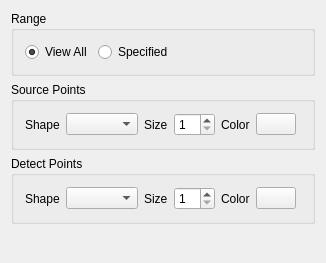
<?xml version="1.0" encoding="UTF-8"?>
<ui version="4.0">
 <class>CXPagePreStackGatherVis</class>
 <widget class="CXBasePropertyPage" name="CXPagePreStackGatherVis">
  <property name="geometry">
   <rect>
    <x>0</x>
    <y>0</y>
    <width>326</width>
    <height>263</height>
   </rect>
  </property>
  <property name="windowTitle">
   <string>CXPagePreStackGatherVis</string>
  </property>
  <layout class="QVBoxLayout" name="verticalLayout">
   <item>
    <widget class="QGroupBox" name="groupBox">
     <property name="title">
      <string>Range</string>
     </property>
     <property name="flat">
      <bool>true</bool>
     </property>
     <layout class="QHBoxLayout" name="horizontalLayout_3">
      <item>
       <widget class="QRadioButton" name="radioBtn_ViewAll">
        <property name="text">
         <string>View All</string>
        </property>
        <property name="checked">
         <bool>true</bool>
        </property>
       </widget>
      </item>
      <item>
       <widget class="QRadioButton" name="radioBtn_Specified">
        <property name="text">
         <string>Specified</string>
        </property>
       </widget>
      </item>
      <item>
       <widget class="CXSliderSpinWidget" name="widget_SliderSpin" native="true">
        <property name="enabled">
         <bool>false</bool>
        </property>
        <property name="sizePolicy">
         <sizepolicy hsizetype="Expanding" vsizetype="Preferred">
          <horstretch>0</horstretch>
          <verstretch>0</verstretch>
         </sizepolicy>
        </property>
       </widget>
      </item>
     </layout>
    </widget>
   </item>
   <item>
    <widget class="QGroupBox" name="groupBox_2">
     <property name="title">
      <string>Source Points</string>
     </property>
     <property name="flat">
      <bool>true</bool>
     </property>
     <layout class="QHBoxLayout" name="horizontalLayout">
      <item>
       <widget class="QLabel" name="label">
        <property name="text">
         <string>Shape</string>
        </property>
       </widget>
      </item>
      <item>
       <widget class="CXTypeCombo" name="comboBox_SourceShape"/>
      </item>
      <item>
       <widget class="QLabel" name="label_2">
        <property name="text">
         <string>Size</string>
        </property>
       </widget>
      </item>
      <item>
       <widget class="QSpinBox" name="spinBox_SourceSize">
        <property name="minimum">
         <number>1</number>
        </property>
       </widget>
      </item>
      <item>
       <widget class="QLabel" name="label_3">
        <property name="text">
         <string>Color</string>
        </property>
       </widget>
      </item>
      <item>
       <widget class="CXButtonColorEdit" name="btn_SourceColor">
        <property name="text">
         <string/>
        </property>
       </widget>
      </item>
      <item>
       <spacer name="horizontalSpacer">
        <property name="orientation">
         <enum>Qt::Horizontal</enum>
        </property>
        <property name="sizeHint" stdset="0">
         <size>
          <width>40</width>
          <height>20</height>
         </size>
        </property>
       </spacer>
      </item>
     </layout>
    </widget>
   </item>
   <item>
    <widget class="QGroupBox" name="groupBox_3">
     <property name="title">
      <string>Detect Points</string>
     </property>
     <property name="flat">
      <bool>true</bool>
     </property>
     <layout class="QHBoxLayout" name="horizontalLayout_2">
      <item>
       <widget class="QLabel" name="label_4">
        <property name="text">
         <string>Shape</string>
        </property>
       </widget>
      </item>
      <item>
       <widget class="CXTypeCombo" name="comboBox_DetectShape"/>
      </item>
      <item>
       <widget class="QLabel" name="label_5">
        <property name="text">
         <string>Size</string>
        </property>
       </widget>
      </item>
      <item>
       <widget class="QSpinBox" name="spinBox_DetectSize">
        <property name="minimum">
         <number>1</number>
        </property>
       </widget>
      </item>
      <item>
       <widget class="QLabel" name="label_6">
        <property name="text">
         <string>Color</string>
        </property>
       </widget>
      </item>
      <item>
       <widget class="CXButtonColorEdit" name="btn_DetectColor">
        <property name="text">
         <string/>
        </property>
       </widget>
      </item>
      <item>
       <spacer name="horizontalSpacer_2">
        <property name="orientation">
         <enum>Qt::Horizontal</enum>
        </property>
        <property name="sizeHint" stdset="0">
         <size>
          <width>40</width>
          <height>20</height>
         </size>
        </property>
       </spacer>
      </item>
     </layout>
    </widget>
   </item>
   <item>
    <spacer name="verticalSpacer">
     <property name="orientation">
      <enum>Qt::Vertical</enum>
     </property>
     <property name="sizeHint" stdset="0">
      <size>
       <width>20</width>
       <height>40</height>
      </size>
     </property>
    </spacer>
   </item>
  </layout>
 </widget>
 <layoutdefault spacing="6" margin="11"/>
 <customwidgets>
  <customwidget>
   <class>CXBasePropertyPage</class>
   <extends>QWidget</extends>
   <header>xbasepropertypage.h</header>
   <container>1</container>
  </customwidget>
  <customwidget>
   <class>CXSliderSpinWidget</class>
   <extends>QWidget</extends>
   <header>xsliderspinwidget.h</header>
   <container>1</container>
  </customwidget>
  <customwidget>
   <class>CXButtonColorEdit</class>
   <extends>QPushButton</extends>
   <header>xbuttoncoloredit.h</header>
  </customwidget>
  <customwidget>
   <class>CXTypeCombo</class>
   <extends>QComboBox</extends>
   <header>xtypecombo.h</header>
  </customwidget>
 </customwidgets>
 <resources/>
 <connections>
  <connection>
   <sender>radioBtn_Specified</sender>
   <signal>toggled(bool)</signal>
   <receiver>widget_SliderSpin</receiver>
   <slot>setEnabled(bool)</slot>
   <hints>
    <hint type="sourcelabel">
     <x>63</x>
     <y>65</y>
    </hint>
    <hint type="destinationlabel">
     <x>117</x>
     <y>66</y>
    </hint>
   </hints>
  </connection>
 </connections>
</ui>
